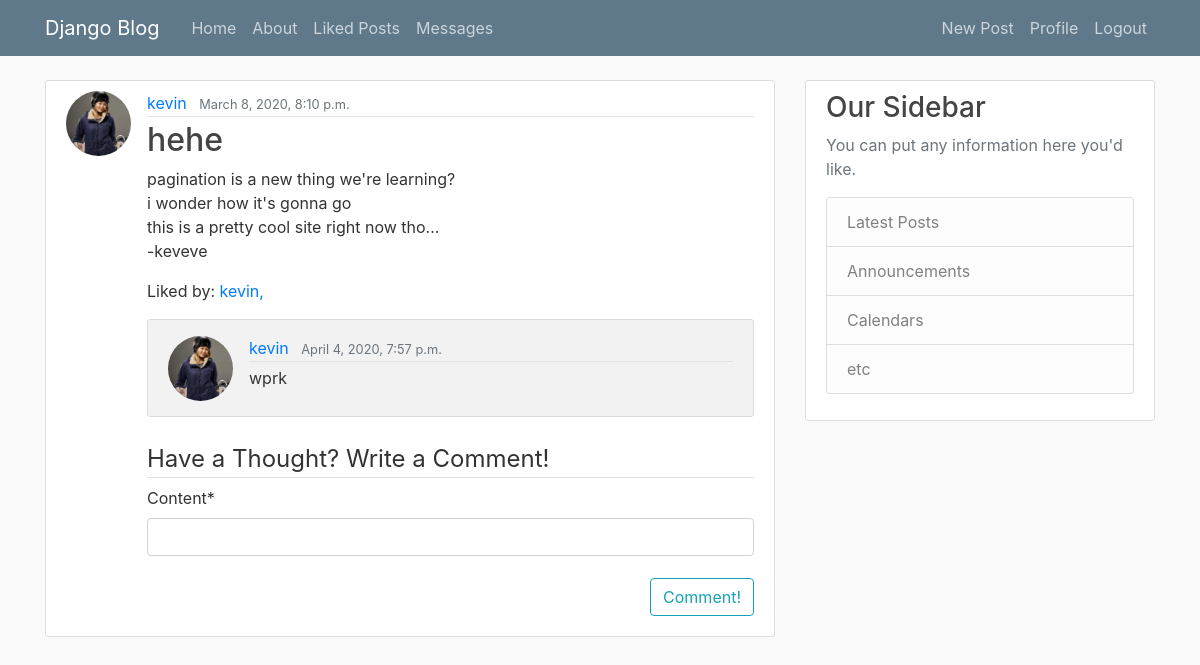
Page /post/14 (signed in) on the earlier database version.
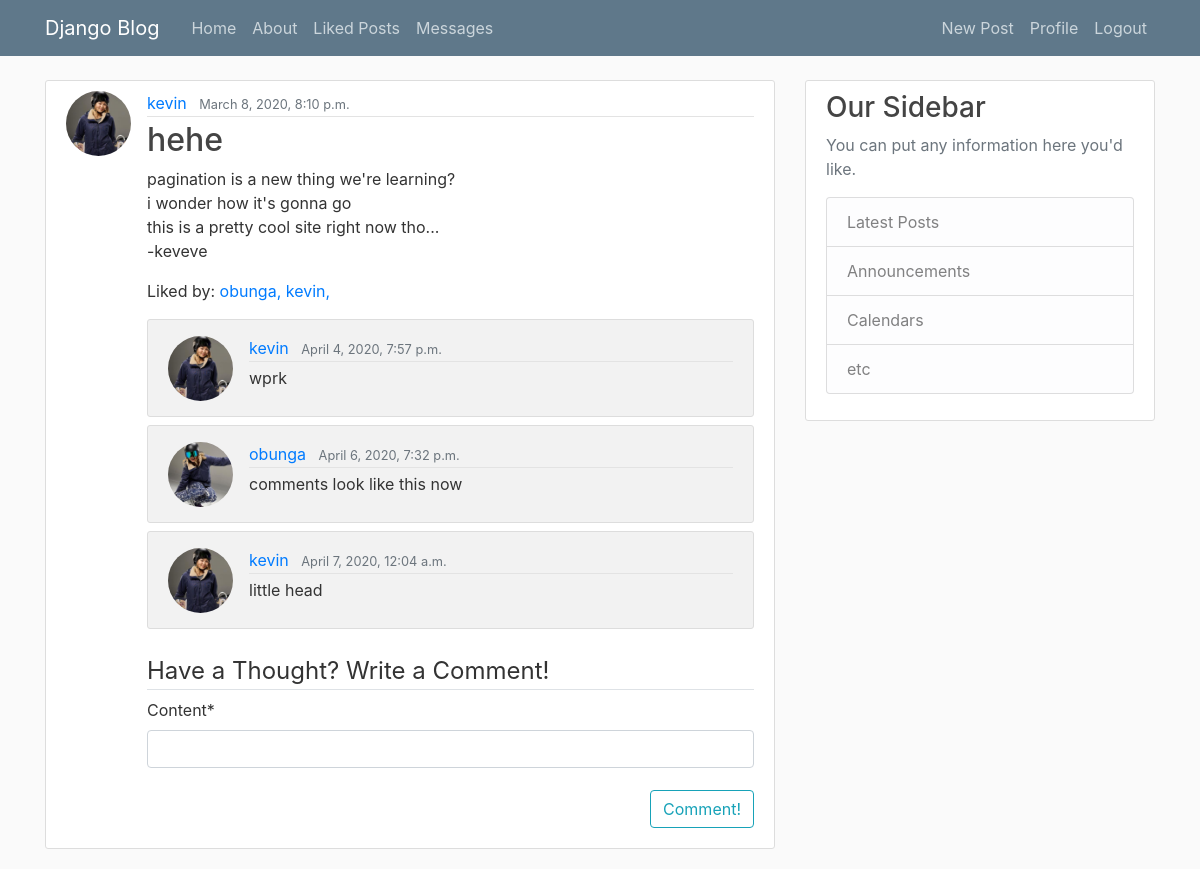
Same page on the later database version.
### blog/models.py (models this page shows, shortened)
class Post(models.Model):
  title = models.CharField(max_length=100)
  content = models.TextField()
  date_posted = models.DateTimeField(default=timezone.now)
  author = models.ForeignKey(User, on_delete=models.CASCADE)
  pin = models.BooleanField(default=False)

class Like(models.Model):
  user = models.ForeignKey(User, on_delete=models.CASCADE)
  post = models.ForeignKey(Post, on_delete=models.CASCADE)
  date_liked = models.DateTimeField(default=timezone.now)

class Comment(models.Model):
  author = models.ForeignKey(User, on_delete=models.CASCADE)
  content = models.CharField(max_length=280)
  date_posted = models.DateTimeField(default=timezone.now)
  post = models.ForeignKey(Post, on_delete=models.CASCADE)

### users/models.py (models this page shows, shortened)
class Profile(models.Model):
  user = models.OneToOneField(User, on_delete=models.CASCADE)
  biography = models.TextField()
  image = models.ImageField(default='default.jpg', upload_to='profile_pics')

### blog/views.py (the view)
# urls.py: path('post/<int:pk>', views.detail, name='post-detail'),
@login_required
def detail(request, *args, **kwargs):
  def form_valid(form, request):
    obj = get_object_or_404(Post, pk=kwargs['pk'])
    modelForm = form.save(commit = False)
    modelForm.post = obj
    modelForm.author = request.user
    modelForm.date_posted = timezone.now()
    modelForm.save()
    return redirect('post-detail', pk=kwargs['pk'])
  if request.method == "POST":
    form = CommentForm(request.POST)
    if form.is_valid():
      messages.success(request, f'commented!')
      return form_valid(form, request)
  else:
    form = CommentForm()
  obj = get_object_or_404(Post, pk=kwargs['pk'])
  comments = Comment.objects.filter(post=obj)
  comments = list(comments)
  likes = Like.objects.filter(post=obj)
  likes = list(likes)
  context = {
    'post': obj,
    'comments': comments,
    'form': form,
    'likes': likes,
  }
  return render(request, 'blog/post_detail.html', context)

### blog/forms.py
class CommentForm(forms.ModelForm):
    class Meta:
        model = Comment
        fields = ['content']

### blog/templates/blog/post_detail.html (shortened to what this page needs)
{% extends "blog/base.html" %}
{% load crispy_forms_tags %}
{% block content %}
  <article class="media content-section">
    <img class="rounded-circle article-img" src="{{ post.author.profile.image.url }}">
    <div class="media-body">
      <div class="article-metadata">
        <a class="mr-2" href="{% url 'user-posts' post.author.username %}">{{ post.author }}</a>
        <small class="text-muted">{{ post.date_posted }}</small>
      </div>
      <h2 class="article-title">{{ post.title }}</h2>
      <p class="article-content">{{ post.content }}</p>
      <p>Liked by:
      {% for like in likes %}
        <a class="mb-2" href="{% url 'user-posts' like.user.username %}">{{ like.user.username }},</a>
      {% endfor %}</p>
      {% for comment in comments %}
      <article class="media content-section pt-3 mb-2" style="background-color:#f2f2f2;">
          <img class="rounded-circle article-img" src="{{ comment.author.profile.image.url }}">
          <div class="media-body">
            <div class="article-metadata">
              <a class="mr-2" href="{% url 'user-posts' comment.author.username %}">{{ comment.author }}</a>
              <small class="text-muted">{{ comment.date_posted }}</small>
            </div>
            <p> {{ comment.content }} </p>
          </div>
      </article>
      {% endfor %}
        <form method="POST">
          <legend class="border-bottom mt-4 mb-2">Have a Thought? Write a Comment!</legend>
          <fieldset class="form-group">
            {{ form|crispy }}
          </fieldset>
          <div class="form-group">
            <button class="btn btn-outline-info"style="float:right; margin-bottom: 10px; margin-top: -10px;" type="submit"> Comment! </button>
          </div>
        </form>
    </div>
  </article>
{% endblock content %}

### blog/templates/blog/base.html (shortened to what this page needs)
{% load static %}
<!DOCTYPE html>
  <html>
    <head>
      <link rel="stylesheet" href="https://maxcdn.bootstrapcdn.com/bootstrap/4.0.0/css/bootstrap.min.css">
      <link rel="stylesheet" type="text/css" href="{% static 'blog/main.css' %}">
    </head>
    <body>
      <header class="site-header">
        <nav class="navbar navbar-expand-md navbar-dark bg-steel fixed-top">
          <div class="container">
            <a class="navbar-brand mr-4" href="{% url 'blog-home' %}">Django Blog</a>
            <div class="collapse navbar-collapse" id="navbarToggle">
              <div class="navbar-nav mr-auto">
                <a class="nav-item nav-link" href="{% url 'blog-home' %}">Home</a>
                <a class="nav-item nav-link" href="{% url 'blog-about' %}">About</a>
                {% if user.is_authenticated %}
                  <a class="nav-item nav-link" href="{% url 'user-likes' %}">Liked Posts</a>
                  <a class="nav-item nav-link" href="{% url 'messages' %}">Messages</a>
                {% endif %}
              </div>
              <div class="navbar-nav">
                {% if user.is_authenticated %}
                  <a class="nav-item nav-link" href="{% url 'post-create' %}"> New Post </a>
                  <a class="nav-item nav-link" href="{% url 'profile' %}"> Profile </a>
                  <a class="nav-item nav-link" href="{% url 'logout' %}">Logout</a>
                {% else %}
                  <a class="nav-item nav-link" href="{% url 'login' %}">Login</a>
                  <a class="nav-item nav-link" href="{% url 'register' %}">Register</a>
                {% endif %}
              </div>
            </div>
          </div>
        </nav>
      </header>
      <main role="main" class="container">
        <div class="row">
          <div class="col-md-8">
            {% block content %}{% endblock %}
          </div>
          <div class="col-md-4">
            <div class="content-section">
              <h3>Our Sidebar</h3>
              <p class='text-muted'>You can put any information here you'd like.
                <ul class="list-group">
                  <li class="list-group-item list-group-item-light">Latest Posts</li>
                  <li class="list-group-item list-group-item-light">Announcements</li>
                  <li class="list-group-item list-group-item-light">Calendars</li>
                  <li class="list-group-item list-group-item-light">etc</li>
                </ul>
              </p>
            </div>
          </div>
        </div>
      </main>
    </body>
  </html>

### blog/static/blog/main.css (style rules this page uses)
body { background: #fafafa; color: #333333; margin-top: 5rem; }
h1, h2, h3, h4, h5, h6 { color: #444444; }
ul { margin: 0; }
.bg-steel { background-color: #5f788a; }
.site-header .navbar-nav .nav-link { color: #cbd5db; }
.content-section { background: #ffffff; padding: 10px 20px; border: 1px solid #dddddd; border-radius: 3px; margin-bottom: 20px; }
.article-title { color: #444444; }
.article-content { white-space: pre-line; }
.article-img { height: 65px; width: 65px; margin-right: 16px; }
.article-metadata { padding-bottom: 1px; margin-bottom: 4px; border-bottom: 1px solid #e3e3e3 }
article { word-break: break-all; }
.article-title { word-break: normal !important; }

Differences in the rows shown:
added Like: user.username "obunga"
added Comment: author.profile.image (placeholder picture), author "obunga", date_posted "April 6, 2020, 7:32 p.m.", content "comments look like this now"
added Comment: author.profile.image (picture), author "kevin", date_posted "April 7, 2020, 12:04 a.m.", content "little head"
